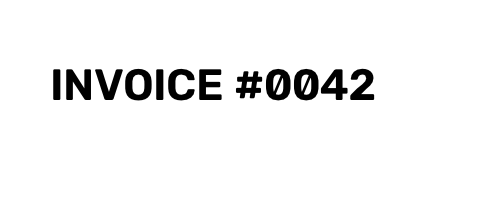
#> input picture sample_text.png, 500 x 200 px
$ python ocr_reader.py
#> lines starting #> are read from the running program, lines starting #| are printed output that depends on the picture; after the words box and inside, x2 and y2 are one past the last pixel; in counts of white or black regions, pixels touching at a corner belong together
import cv2
import pytesseract
import numpy as np
import os

pytesseract.pytesseract.tesseract_cmd = r'C:\Program Files\Tesseract-OCR\tesseract.exe'

img_path = 'sample_text.png'
if not os.path.exists(img_path):
    dummy_img = np.zeros((200, 500, 3), dtype=np.uint8)
    dummy_img.fill(255)
    cv2.putText(dummy_img, 'INVOICE #0042', (50, 100), cv2.FONT_HERSHEY_SIMPLEX, 1.5, (0, 0, 0), 2)
    cv2.imwrite(img_path, dummy_img)

image = cv2.imread(img_path)
#> image is the input picture: shape (200, 500, 3); min 0, max 255, mean 242.1

gray = cv2.cvtColor(image, cv2.COLOR_BGR2GRAY)
blurred = cv2.GaussianBlur(gray, (5, 5), 0)
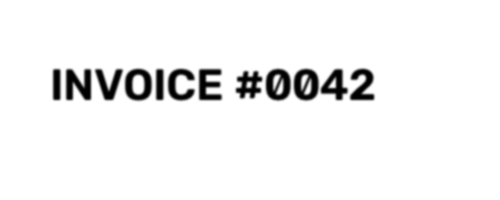
#> blurred: shape (200, 500); min 0, max 255, mean 242.1
_, thresh = cv2.threshold(blurred, 0, 255, cv2.THRESH_BINARY + cv2.THRESH_OTSU)
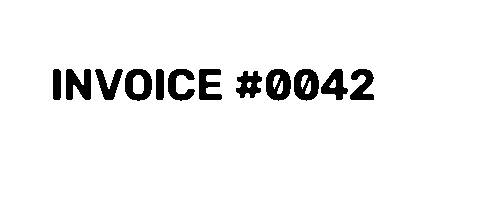
#> thresh: shape (200, 500); 94.6% white; 12 black regions, largest, box (x1, y1, x2, y2) and area: (266, 69, 291, 101) 560, (294, 69, 319, 101) 560, (66, 69, 91, 100) 558

custom_config = r'--oem 3 --psm 11'
#> (the run stopped early here; a loop or call above may not have finished)
